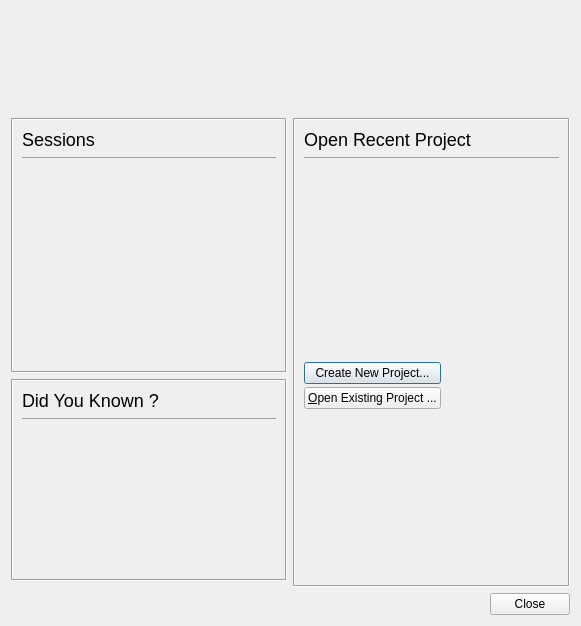
<?xml version="1.0" encoding="UTF-8"?>
<ui version="4.0">
 <class>WelcomDialog</class>
 <widget class="QDialog" name="WelcomDialog">
  <property name="geometry">
   <rect>
    <x>0</x>
    <y>0</y>
    <width>581</width>
    <height>626</height>
   </rect>
  </property>
  <property name="windowTitle">
   <string>Welcom to XINX</string>
  </property>
  <property name="styleSheet">
   <string notr="true">QTextBrowser, QAbstractItemView {
    background-color:transparent;
}

* {
	color: black;
}</string>
  </property>
  <layout class="QGridLayout" name="gridLayout">
   <item row="0" column="0" colspan="2">
    <widget class="QFrame" name="banner">
     <property name="minimumSize">
      <size>
       <width>0</width>
       <height>101</height>
      </size>
     </property>
     <property name="styleSheet">
      <string>#banner {
    border-image: url(:/images/banner.png) 0;
    border-width: 0;
}
</string>
     </property>
    </widget>
   </item>
   <item row="1" column="0">
    <widget class="QFrame" name="sessionsFrame">
     <property name="sizePolicy">
      <sizepolicy hsizetype="Preferred" vsizetype="MinimumExpanding">
       <horstretch>0</horstretch>
       <verstretch>0</verstretch>
      </sizepolicy>
     </property>
     <property name="frameShape">
      <enum>QFrame::Box</enum>
     </property>
     <property name="frameShadow">
      <enum>QFrame::Sunken</enum>
     </property>
     <layout class="QVBoxLayout" name="verticalLayout_3">
      <item>
       <widget class="QLabel" name="sessionTitleLabel">
        <property name="sizePolicy">
         <sizepolicy hsizetype="Preferred" vsizetype="Maximum">
          <horstretch>0</horstretch>
          <verstretch>0</verstretch>
         </sizepolicy>
        </property>
        <property name="text">
         <string>&lt;html&gt;
	&lt;head&gt;
		&lt;style type=&quot;text/css&quot;&gt;p, li { white-space: pre-wrap; }&lt;/style&gt;
	&lt;/head&gt;
	&lt;body style=&quot;font-family:'MS Shell Dlg 2'; font-size:8.25pt; font-weight:400; font-style:normal;&quot;&gt;
		&lt;span style=&quot;font-size:x-large&quot;&gt;Sessions&lt;/span&gt;
		&lt;hr/&gt;
	&lt;/body&gt;
&lt;/html&gt;</string>
        </property>
        <property name="alignment">
         <set>Qt::AlignLeading|Qt::AlignLeft|Qt::AlignTop</set>
        </property>
       </widget>
      </item>
      <item>
       <widget class="WelcomTreeWidget" name="m_sessionsWidget">
        <property name="sizePolicy">
         <sizepolicy hsizetype="Preferred" vsizetype="Preferred">
          <horstretch>0</horstretch>
          <verstretch>0</verstretch>
         </sizepolicy>
        </property>
        <property name="focusPolicy">
         <enum>Qt::NoFocus</enum>
        </property>
        <property name="frameShape">
         <enum>QFrame::NoFrame</enum>
        </property>
        <property name="selectionMode">
         <enum>QAbstractItemView::NoSelection</enum>
        </property>
        <property name="verticalScrollMode">
         <enum>QAbstractItemView::ScrollPerPixel</enum>
        </property>
       </widget>
      </item>
     </layout>
    </widget>
   </item>
   <item row="1" column="1" rowspan="3">
    <widget class="QFrame" name="recentProjectsFrame">
     <property name="frameShape">
      <enum>QFrame::Box</enum>
     </property>
     <property name="frameShadow">
      <enum>QFrame::Sunken</enum>
     </property>
     <layout class="QGridLayout" name="gridLayout_5">
      <property name="rightMargin">
       <number>9</number>
      </property>
      <property name="horizontalSpacing">
       <number>0</number>
      </property>
      <property name="verticalSpacing">
       <number>3</number>
      </property>
      <item row="0" column="0" colspan="3">
       <widget class="QLabel" name="projTitleLabel">
        <property name="sizePolicy">
         <sizepolicy hsizetype="MinimumExpanding" vsizetype="Maximum">
          <horstretch>0</horstretch>
          <verstretch>0</verstretch>
         </sizepolicy>
        </property>
        <property name="text">
         <string>&lt;html&gt;
	&lt;head&gt;
		&lt;style type=&quot;text/css&quot;&gt;p, li { white-space: pre-wrap; }&lt;/style&gt;
	&lt;/head&gt;
	&lt;body style=&quot;font-family:'MS Shell Dlg 2'; font-size:8.25pt; font-weight:400; font-style:normal;&quot;&gt;
		&lt;span style=&quot;font-size:x-large&quot;&gt;Open Recent Project&lt;/span&gt;
		&lt;hr/&gt;
	&lt;/body&gt;
&lt;/html&gt;</string>
        </property>
        <property name="alignment">
         <set>Qt::AlignLeading|Qt::AlignLeft|Qt::AlignTop</set>
        </property>
       </widget>
      </item>
      <item row="4" column="0">
       <spacer name="verticalSpacer">
        <property name="orientation">
         <enum>Qt::Vertical</enum>
        </property>
        <property name="sizeHint" stdset="0">
         <size>
          <width>20</width>
          <height>0</height>
         </size>
        </property>
       </spacer>
      </item>
      <item row="1" column="0" colspan="3">
       <widget class="WelcomTreeWidget" name="m_projectWidget">
        <property name="sizePolicy">
         <sizepolicy hsizetype="Preferred" vsizetype="Preferred">
          <horstretch>0</horstretch>
          <verstretch>0</verstretch>
         </sizepolicy>
        </property>
        <property name="focusPolicy">
         <enum>Qt::NoFocus</enum>
        </property>
        <property name="frameShape">
         <enum>QFrame::NoFrame</enum>
        </property>
        <property name="selectionMode">
         <enum>QAbstractItemView::NoSelection</enum>
        </property>
        <property name="verticalScrollMode">
         <enum>QAbstractItemView::ScrollPerPixel</enum>
        </property>
       </widget>
      </item>
      <item row="2" column="0">
       <widget class="QPushButton" name="m_createNewProjectBtn">
        <property name="text">
         <string>Create New Project...</string>
        </property>
       </widget>
      </item>
      <item row="3" column="0">
       <widget class="QPushButton" name="m_openProjectBtn">
        <property name="text">
         <string>&amp;Open Existing Project ...</string>
        </property>
       </widget>
      </item>
     </layout>
    </widget>
   </item>
   <item row="2" column="0">
    <widget class="QFrame" name="tipFrame">
     <property name="frameShape">
      <enum>QFrame::Box</enum>
     </property>
     <property name="frameShadow">
      <enum>QFrame::Sunken</enum>
     </property>
     <layout class="QVBoxLayout" name="verticalLayout_4">
      <item>
       <widget class="QLabel" name="sitesTitleLabel_2">
        <property name="sizePolicy">
         <sizepolicy hsizetype="Preferred" vsizetype="Maximum">
          <horstretch>0</horstretch>
          <verstretch>0</verstretch>
         </sizepolicy>
        </property>
        <property name="text">
         <string>&lt;html&gt;
	&lt;head&gt;
		&lt;style type=&quot;text/css&quot;&gt;p, li { white-space: pre-wrap; }&lt;/style&gt;
	&lt;/head&gt;
	&lt;body style=&quot;font-family:'MS Shell Dlg 2'; font-size:8.25pt; font-weight:400; font-style:normal;&quot;&gt;
		&lt;span style=&quot;font-size:x-large&quot;&gt;Did You Known ?&lt;/span&gt;
		&lt;hr/&gt;
	&lt;/body&gt;
&lt;/html&gt;</string>
        </property>
        <property name="alignment">
         <set>Qt::AlignLeading|Qt::AlignLeft|Qt::AlignTop</set>
        </property>
       </widget>
      </item>
      <item>
       <widget class="QTextBrowser" name="textBrowser">
        <property name="frameShape">
         <enum>QFrame::NoFrame</enum>
        </property>
       </widget>
      </item>
     </layout>
    </widget>
   </item>
   <item row="4" column="0" colspan="2">
    <widget class="QDialogButtonBox" name="buttonBox">
     <property name="orientation">
      <enum>Qt::Horizontal</enum>
     </property>
     <property name="standardButtons">
      <set>QDialogButtonBox::Close</set>
     </property>
    </widget>
   </item>
  </layout>
  <zorder>banner</zorder>
  <zorder>sessionsFrame</zorder>
  <zorder>recentProjectsFrame</zorder>
  <zorder>tipFrame</zorder>
  <zorder>buttonBox</zorder>
  <zorder>sitesTitleLabel</zorder>
 </widget>
 <customwidgets>
  <customwidget>
   <class>WelcomTreeWidget</class>
   <extends>QListWidget</extends>
   <header>application/welcomdlgimpl_p.h</header>
  </customwidget>
 </customwidgets>
 <resources/>
 <connections>
  <connection>
   <sender>buttonBox</sender>
   <signal>accepted()</signal>
   <receiver>WelcomDialog</receiver>
   <slot>accept()</slot>
   <hints>
    <hint type="sourcelabel">
     <x>248</x>
     <y>254</y>
    </hint>
    <hint type="destinationlabel">
     <x>157</x>
     <y>274</y>
    </hint>
   </hints>
  </connection>
  <connection>
   <sender>buttonBox</sender>
   <signal>rejected()</signal>
   <receiver>WelcomDialog</receiver>
   <slot>reject()</slot>
   <hints>
    <hint type="sourcelabel">
     <x>316</x>
     <y>260</y>
    </hint>
    <hint type="destinationlabel">
     <x>286</x>
     <y>274</y>
    </hint>
   </hints>
  </connection>
 </connections>
</ui>
